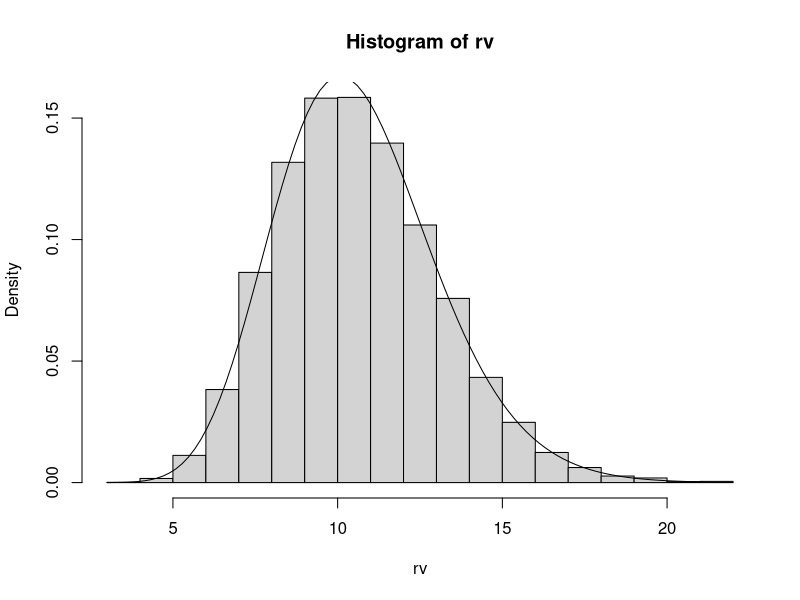

Reproduce this figure in R.
## ---- chunk 1
estimates <- c(0,0)
names(estimates) <- c("shape", "scale")

gamma.est <- function(x) {
  estimates[1] <- mean(x)^2 / var(x)
  estimates[2] <- var(x) / mean(x)
  
  return(estimates)
}
## ---- chunk 2
library(MASS)
data(cats)
gamma.est(cats[,"Hwt"])
## ---- chunk 3
rv <- rgamma(n=10000, shape = 19, scale = 0.56)

a <- 19
s <- 0.56

t.mean <- a*s
t.mean
t.var <- a*(s^2)
t.var
s.mean <- mean(rv)
s.mean
s.var <- var(rv)
s.var
## ---- chunk 4
hist(rv, probability = TRUE)
curve(dgamma(x, shape=19, scale=0.56), add = TRUE)
## ---- chunk 5
gamma.est(rv)
## ---- chunk 6
gamma.est.sim <- function(a, s, n, B) {
  sim <- array(dim = c(2, B))
  row.names(sim) <- c("shape", "scale")
  i <- 1
  while(i <= B) {
    rv <- rgamma(n=n, shape=a, scale=s)
    est <- gamma.est(rv)
    sim[1, i] <- est[1]
    sim[2, i] <- est[2]
    i <- i + 1
  }
  return(sim)
}

gamma.est.se <- function(a, s, n, B) {
  se <- c(0,0)
  names(se) <- c("shape standard error", "scale standard error")
  sim <- gamma.est.sim(a, s, n, B)
  se[1] <- sd(sim[1,])/sqrt(n)
  se[2] <- sd(sim[2,])/sqrt(n)
  return(se)
}
## ---- chunk 7
gamma.est.sim <- function(a, s, n, B) {
  sim <- array(dim = c(2, B))
  row.names(sim) <- c("shape", "scale")
  i <- 1
  while(i <= B) {
    alt <- c(a, a+1, s, s+n)
    sim[1, i] <- alt[1]
    if (i+1 <= B) sim[1, i+1] <- alt[2]   # introduce a check for the case of odd B
    sim[2, i] <- alt[3]
    if (i+1 <= B) sim[2, i+1] <- alt[4]   # introduce a check for the case of odd B
    i <- i + 2
  }
  return(sim)
}

array1 <- gamma.est.sim(2,1,10,10)
array1

array2 <- gamma.est.sim(2,8,5,7)
array2

## ---- chunk 8
# standard deviation of shape component for gamma.est.sim(2,1,10,10)
sd(array1[1,])
# standard deviation of scale component for gamma.est.sim(2,1,10,10)
sd(array1[2,])
# standard deviation of shape component for gamma.est.sim(2,8,5,7)
sd(array2[1,])
# standard deviation of scale component for gamma.est.sim(2,8,5,7)
sd(array2[2,])
## ---- chunk 9
gamma.est.se(2,1,10,10)
gamma.est.se(2,8,5,7)
## ---- chunk 10
gamma.est.sim <- function(a, s, n, B) {
  sim <- array(dim = c(2, B))
  row.names(sim) <- c("shape", "scale")
  i <- 1
  while(i <= B) {
    rv <- rgamma(n=n, shape=a, scale=s)
    est <- gamma.est(rv)
    sim[1, i] <- est[1]
    sim[2, i] <- est[2]
    i <- i + 1
  }
  return(sim)
}
## ---- chunk 11
gamma.est.se(2,1,10,1e5)

arr <- gamma.est.sim(2,1,10,1e5)
sd(arr[1,])
sd(arr[2,])
